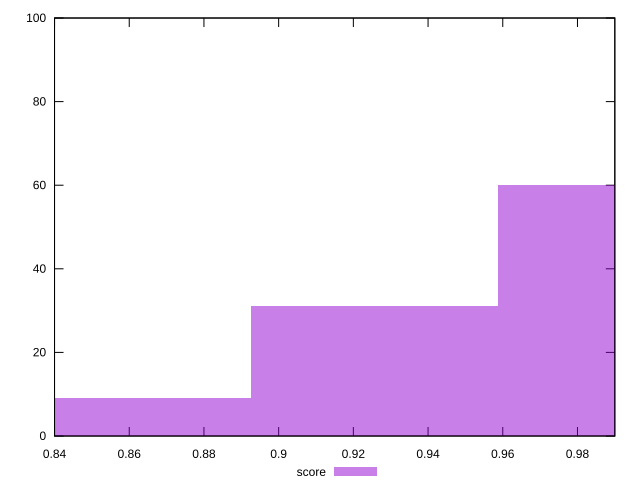

Source code (gnuplot):
reset

$score <<EOF
0.8596059761933931 9
0.9257295128236541 31
0.9918530494539151 60
EOF

set key outside below
set boxwidth 0.066123536630261
set xrange [0.84:0.99]
set yrange [0:100]
set trange [0:100]
set style fill transparent solid 0.5 noborder
set terminal svg size 640, 490 enhanced background rgb 'white'
set output "report_00017_2021-02-10T15-08-03.406Z/bootup-time/samples/pages+cached/score/histogram.svg"

plot $score title "score" with boxes

reset
